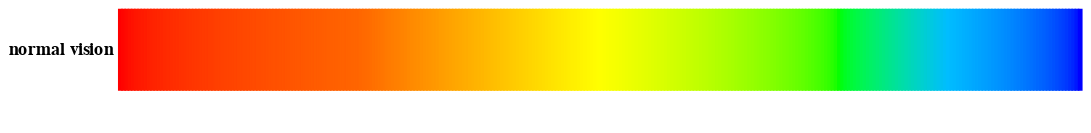

Here is the notebook cell this chart was saved with:
### Code cell
plot_scheme("non-uniform", percep_schemes, continuous=True)

### Figure 1 — Vega-Lite specification as saved in the notebook (floating-point values rounded to 4 significant figures; data arrays with more than 128 entries replaced by an {"elided": "..."} marker saying what was removed)
{"config": {"view": {"continuousWidth": 300, "continuousHeight": 300, "stroke": null}, "concat": {"spacing": 1}}, "vconcat": [{"data": {"name": "data-d72aa5f94937c9573f712b0fd0f045b1"}, "mark": {"type": "rect", "cornerRadius": 0, "discreteBandSize": 2}, "encoding": {"fill": {"field": "hex", "legend": null, "scale": null, "type": "quantitative"}, "stroke": {"field": "hex", "legend": null, "scale": null, "type": "quantitative"}, "tooltip": [{"field": "hex", "type": "ordinal"}, {"field": "rgb", "type": "ordinal"}, {"field": "lum", "format": ".2", "type": "ordinal"}], "x": {"axis": null, "field": "i", "type": "ordinal"}, "y": {"axis": {"domain": false, "grid": false, "labels": false, "ticks": false, "titleAlign": "right", "titleAngle": 0, "titleBaseline": "middle"}, "field": "normal vision", "type": "nominal"}}, "height": 50, "transform": [{"calculate": "scale('color', datum.i)", "as": "hex"}, {"calculate": "rgb(datum.hex)", "as": "rgb"}, {"calculate": "luminance(datum.hex)", "as": "lum"}], "width": {"step": 2}}, {"data": {"sequence": {"start": 0, "stop": 300, "as": "i"}}, "mark": {"type": "rect", "height": {"expr": "0"}, "width": {"expr": "0"}}, "encoding": {"color": {"field": "i", "legend": null, "scale": {"range": ["#FF0000", "#FF6600", "#FFFF00", "#00FF00", "#0000FF"]}, "type": "quantitative"}}}], "$schema": "https://vega.github.io/schema/vega-lite/v5.6.1.json", "datasets": {"data-d72aa5f94937c9573f712b0fd0f045b1": {"elided": "300 records"}}}
